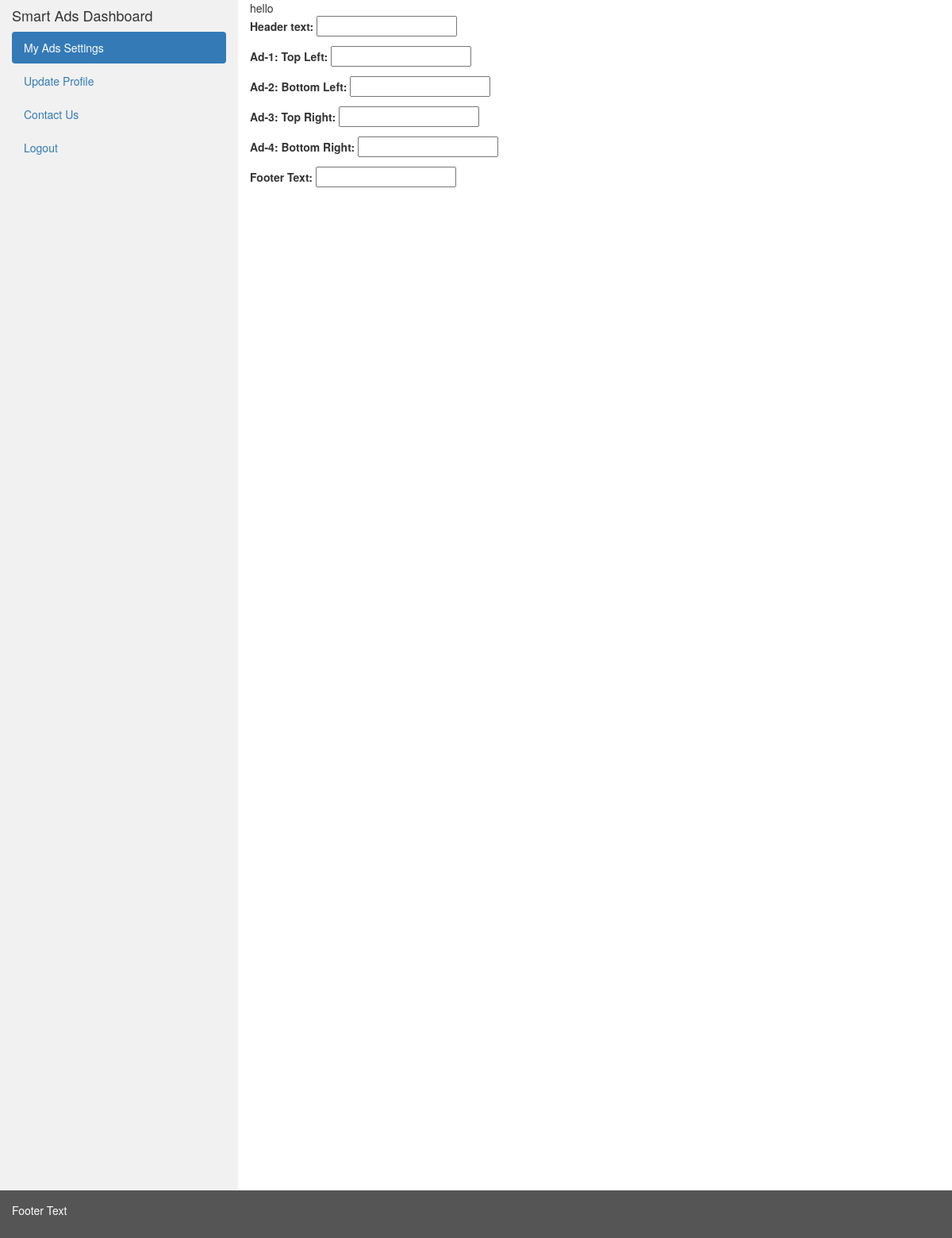
/dashboard/myads (signed in), run on an earlier commit of the app's database.
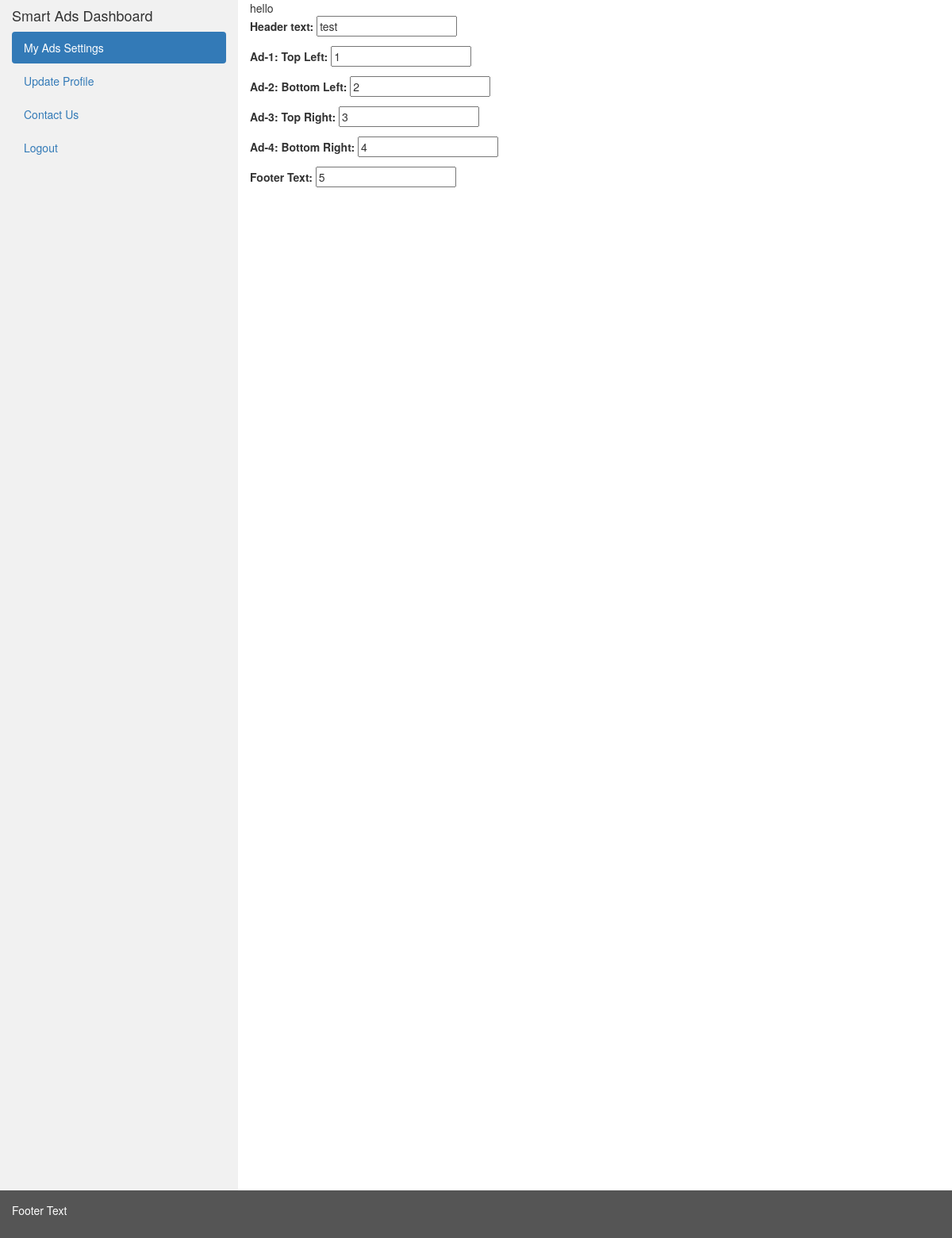
And on a later commit of the database.
### client/models.py (models this page shows, shortened)
class adsDetails(models.Model):
    client_id=models.ForeignKey(User, unique=True,on_delete=models.CASCADE)
    header = models.CharField('Header text', max_length=300,default="",blank= True)
    left_top = models.CharField('Ad-1: Top Left', max_length=200,default="",blank= True)
    left_bottom = models.CharField('Ad-2: Bottom Left', max_length=200,default="",blank= True)
    right_top = models.CharField('Ad-3: Top Right', max_length=200,default="",blank= True)
    right_bottom = models.CharField('Ad-4: Bottom Right', max_length=200,default="",blank= True)
    footer = models.CharField('Footer Text', max_length=300,default="",blank= True)
    update_flag = models.BooleanField(default=True, blank=True)

### client/views.py (the view, shortened to what this page needs)
# urls.py: url('dashboard/myads$', clientads, name='clientads'),
@login_required
def clientads(request):
    try:
        my_record = adsDetails.objects.get(client_id_id=request.user.id)
    except adsDetails.DoesNotExist:
        my_record = None
    form = adsDetailsForm(instance=my_record)
    context = {'form': form}
    return render(request,'dashboard.html',context=context)

### client/forms.py
class adsDetailsForm(forms.ModelForm):
	class Meta:
		model= adsDetails
		fields = '__all__'
		exclude = ['client_id', 'update_flag']

### templates/dashboard.html
{% extends "client_base.html" %}
{% block content %}
      hello
{{form.as_p}}
{% endblock %}

What changed in the data, as far as the page shows it:
added adsDetails: header "test", left_top "1", left_bottom "2", right_top "3", right_bottom "4", footer "5"
